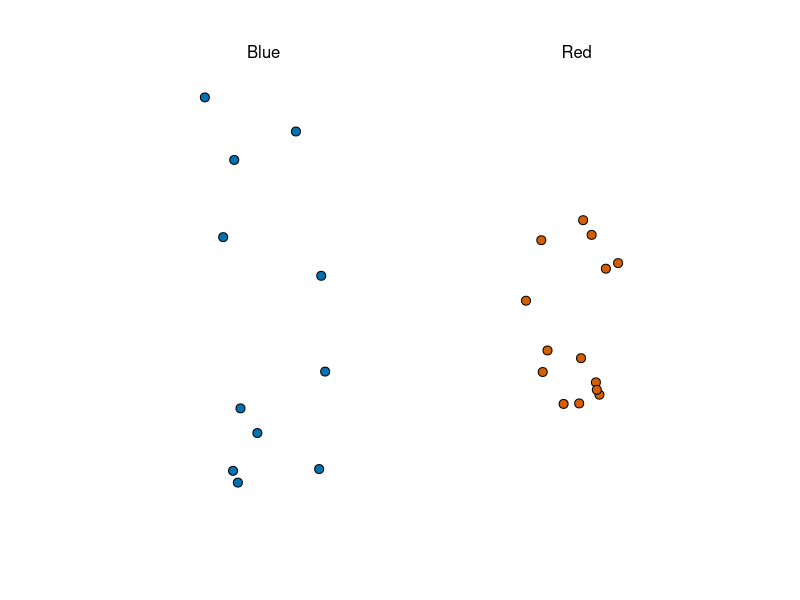
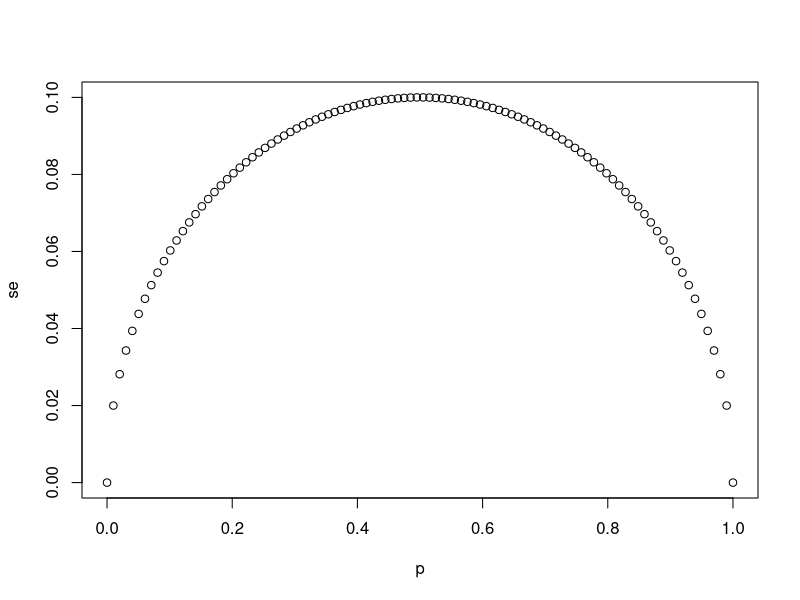
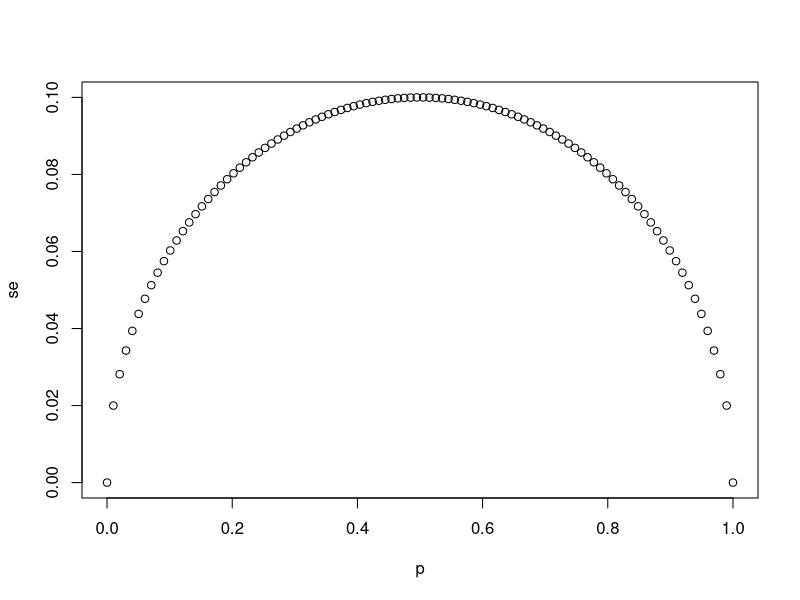
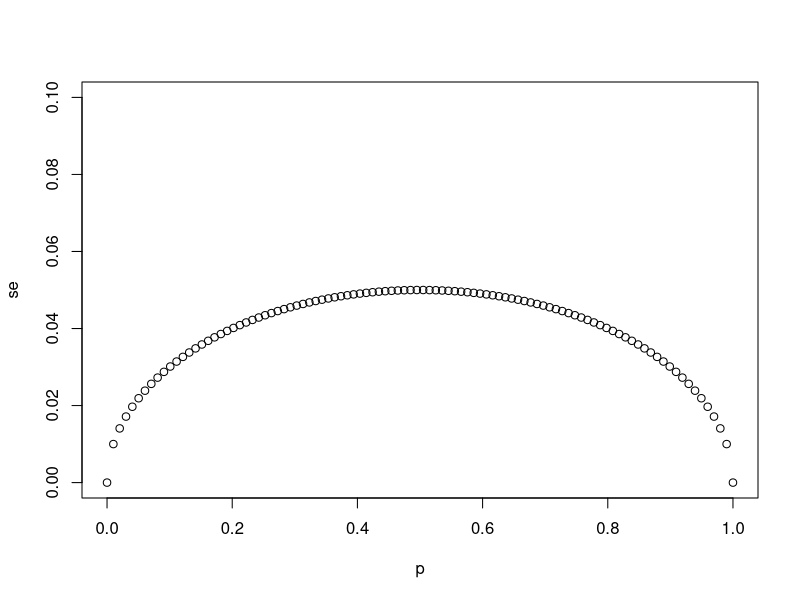
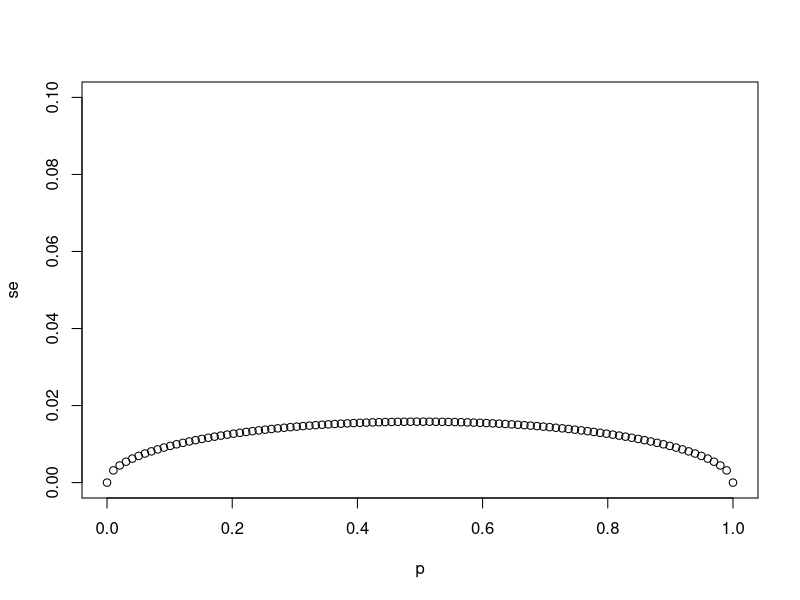
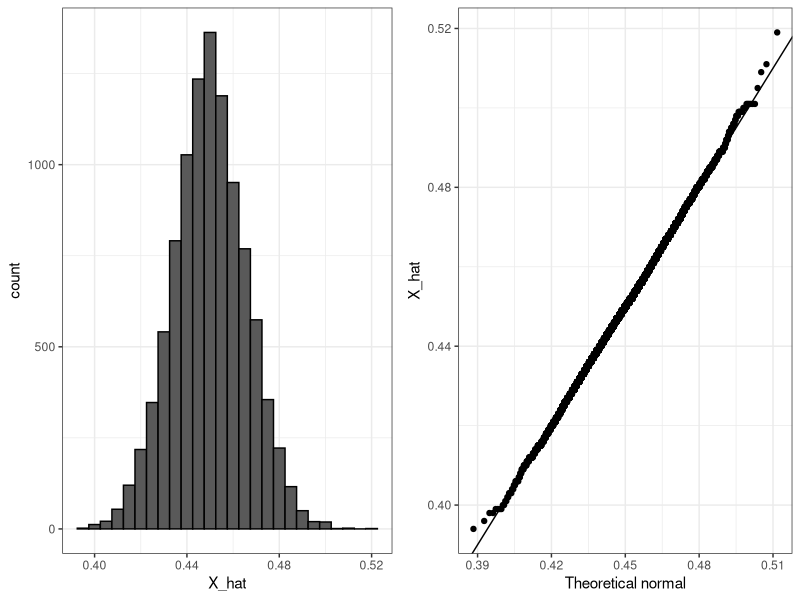
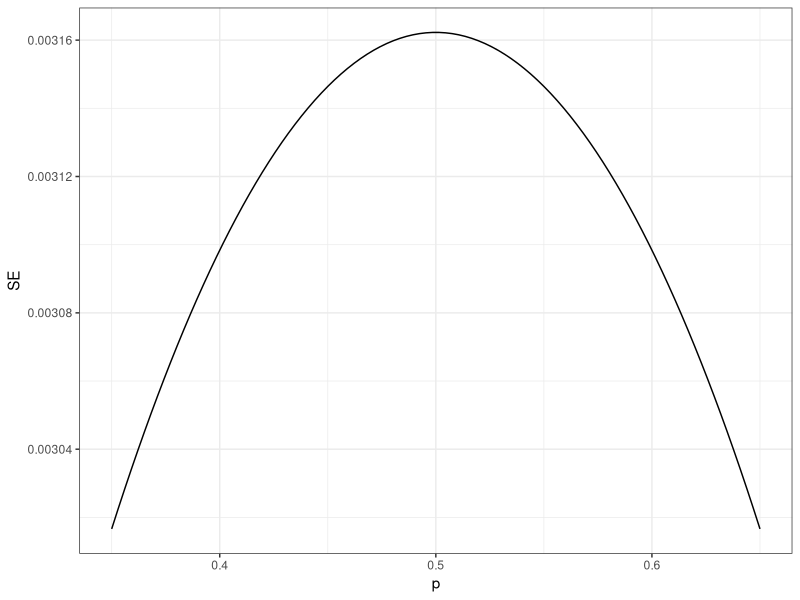
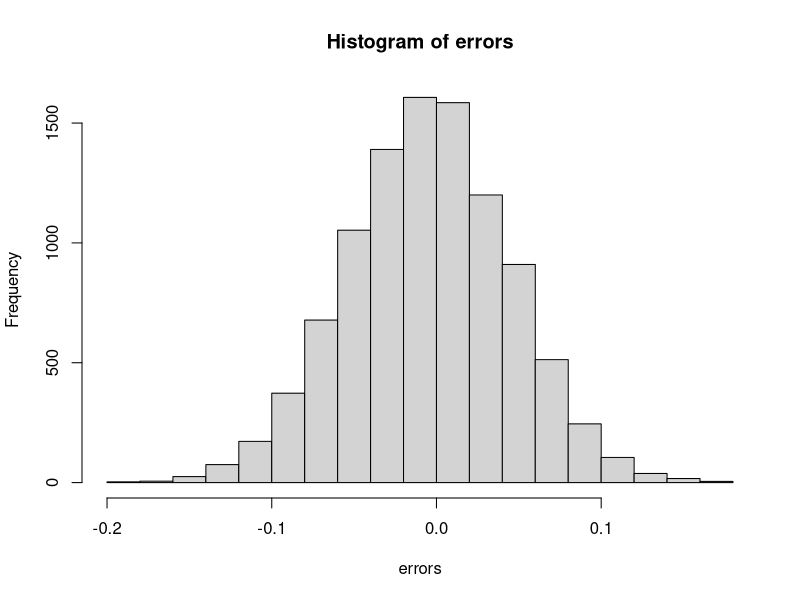

These figures' R source, in order:
# Interactive Notes for HarvardX Data Science: Inference & Modeling

library(tidyverse)
library(dslabs)
ds_theme_set()

# E(S) = 25p
take_poll(25)

# Standard error of the sum formula
# (1 - 0) sqrt(p(1 - p)) = 
# sqrt(p(1 - p))

# Standard error of the average
# (SE(X-bar)) = sqrt(p(1 - p) / N)


# Parameters and Estimates

N <- 25
p  <- seq(0, 1, length = 100)
se <- sqrt(p * (1 - p) / N)
plot(p,se)


sample_sizes <- c(25, 100, 1000)

for(N in sample_sizes) {
  se <- sqrt(p * (1 - p) / N)
  plot(p, se, ylim = c(0,0.5/sqrt(25)))
}

# calculate the standard error of the spread 2X-bar - 1
# where p represents the proportion of democratic voters 0.45
N <- 25
p <- 0.45
2 * sqrt(p * (1 - p) /N) # 2X-bar - 1


# Central Limit Theorem
# 1. Distribution function for a sum of draws is approximately normal.
# 2. When dividing a normally distributed random variable by a nonrandom
#    constant the resulting random variable is also normally distributed.
# This implies that the distribution of X-bar is approximately normal.
# Pr * (Z <= .01 / sqrt(p * (1 - p) / N)) - Pr * (Z <= -.01 sqrt(p * (1 - p) / N))
# With CLT instead of p use X-bar in its place x̄
# SE^(x̄) = sqrt(x̄(1-x̄/ N))
X_hat <- 0.48
se <- sqrt(X_hat*(1-X_hat)/25)
se

pnorm(0.01/se) - pnorm(-0.01/se)
# With the CLT is determine what sample sizes are better and once we have
# those larger sample sizes we'll be able to provide a very good estimate
# and some very informative probablilites.

# Margin of Error of 2 errors
pnorm(2) - pnorm(-2)

# 95% is the most common value used to define margins of error


# A Monte Carlo simulation for the CLT 
# This will not run due to p is unknown
B <- 10000
N <- 1000
X_hat <- replicate(B, {
    X <- sample(c(0,1), size=N, replace=TRUE, prob=c(1-p, p))
    mean(X)
})

# assume p is 0.45 with poll of 1,00 beads or people
p <- 0.45
N <- 1000
X <- sample(c(0,1), size=N, replace=TRUE, prob=c(1-p, p))
X_hat <- mean(X)

# Then put it into a Monte Carlo simulation
B <- 10000
X_hat <- replicate(B, {
  X <- sample(c(0,1), size=N, replace=TRUE, prob=c(1-p, p))
  mean(X)
})

# Verify normal distribution with expected value 0.45 and 
# standard error of about 1.5%
mean(X_hat)
sd(X_hat)

# A histogram and qq plot of this X-hat data confirms that the
# normal approximation is accurate as well.

library(gridExtra)
p1 <- data.frame(X_hat=X_hat) %>% ggplot(aes(X_hat)) +
  geom_histogram(binwidth = 0.005, color="black")
p2 <- data.frame(X_hat=X_hat) %>% ggplot(aes(sample=X_hat)) +
  stat_qq(dparams = list(mean=mean(X_hat), sd=sd(X_hat))) +
  geom_abline() +
  ylab("X_hat") +
  xlab("Theoretical normal")
grid.arrange(p1,p2, nrow=1)


# Bias: Why not run a very large poll
# For a very large poll of ~100,000 people theory would tell us that
# we would predict the election almost perfectly. Since the largest
# possible margin of error is about 0.3%
N <- 100000
p <- seq(0.35, 0.65, length = 100)
SE <- sapply(p, function(x) 2*sqrt(x*(1-x)/N))
data.frame(p=p, SE=SE) %>% ggplot(aes(p, SE)) +
  geom_line()

# Running polls of a sample size of 100,000 is very expensive.
# Also people might lie to you.
# Theory has its limitation
# This is the bias which is 1-2% 


#####################################
# Assessment Chapter 2              #
#####################################

# 1. Write a function called `take_sample` that takes `p` and `N`
# as arguements and returns the average value of a randomly sampled
# population.
take_sample <- function(p, N) {
  sample <- sample(c(0,1), size=N, replace=TRUE, prob=c(1-p,p))
  mean(sample)
}
# Use the `set.seed` function to make sure your answer matches the 
# expected result after random sampling
set.seed(1)

# Define `p` as the proportion of Democrats in the population being
# polled
p <- 0.45

# Define `N` as the number of people polled
N <- 100

# Call the `take_sample` function to determine the sample average 
# of `N` randomly selected people from a population containing a 
# proportion of Democrats equal to `p`. Print this value to the console.
take_sample(p,N)

###############

# 2. Define `p` as the proportion of Democrats in the population being 
# polled
p <- 0.45

# Define `N` as the number of people polled
N <- 100

# The variable `B` specifies the number of times we want the sample to 
# be replicated
B <- 10000

# Use the `set.seed` function to make sure your answer matches the 
# expected result after random sampling
set.seed(1)

# Create an objected called `errors` that replicates subtracting the 
# result of the `take_sample` function from `p` for `B` replications
errors <- replicate(B, p - take_sample(p, N))

# Calculate the mean of the errors. Print this value to the console.
mean(errors)

###############

# 3. Use hist function to plot a histogram of the values contained
# in the vector errors. Which statement best describes the distribution
# of the errors?
hist(errors)

# C - The errors are symmetrically distributed around 0

###############

# 4. Define `p` as the proportion of Democrats in the population being 
# polled
p <- 0.45

# Define `N` as the number of people polled
N <- 100

# The variable `B` specifies the number of times we want the sample to
# be replicated
B <- 10000

# Use the `set.seed` function to make sure your answer matches the
# expected result after random sampling
set.seed(1)

# We generated `errors` by subtracting the estimate from the actual
# proportion of Democratic voters
errors <- replicate(B, p - take_sample(p, N))

# Calculate the mean of the absolute value of each simulated error.
# Print this value to the console. What is the average size of the 
# error if we define the size by taking the absolute value 
# abs(p - x-bar)?
mean(abs(errors))

###############

# 5. Define `p` as the proportion of Democrats in the population being polled
p <- 0.45

# Define `N` as the number of people polled
N <- 100

# The variable `B` specifies the number of times we want the sample to be 
# replicated
B <- 10000

# Use the `set.seed` function to make sure your answer matches the 
# expected result after random sampling
set.seed(1)

# We generated `errors` by subtracting the estimate from the actual 
# proportion of Democratic voters
errors <- replicate(B, p - take_sample(p, N))

# Calculate the standard deviation of `errors`
sqrt(mean(errors^2))

###############

# 6. Define `p` as the expected value equal to 0.45
p <- 0.45

# Define `N` as the sample size
N <- 100

# Calculate the standard error
sqrt(p*(1-p)/N)

###############

# 7. Define `p` as a proportion of Democratic voters to simulate
p <- 0.45

# Define `N` as the sample size
N <- 100

# Use the `set.seed` function to make sure your answer matches the 
# expected result after random sampling
set.seed(1)

# Define `X` as a random sample of `N` voters with a probability of
# picking a Democrat ('1') equal to `p`
X <- sample(c(0,1), size=N, replace=TRUE, prob=c(1-p,p))

# Define `X_bar` as the average sampled proportion
X_bar <- mean(X)

# Calculate the standard error of the estimate. Print the result to
# the console.
sqrt(X_bar * (1 - X_bar) / N)

###############

# 8. Create a plot of the largest standard error for N ranging from 
# 100 to 5,000. Based on this plot, how large does the sample size 
# have to be to have a standard error of about 1%?

N <- seq(100, 5000, len = 100)
p <- 0.5
se <- sqrt(p*(1-p)/N)
plot(N, se)

# B - 500 for sample size to be about 1%

###############

# 9. For N = 100, the CLT tells us that the distribution of X-hat is?

# B - approximately normal with expected value p and standard error 
# sqrt(p * (1 - p) / N)

###############

# 10. Based on the answer from exercise 8, errors $\bat{X} - p$ are:

# B - approximately normal with expected value 0 and standard error
# sqrt(p * (1 - p) / N)

###############

# 11. Define `p` as the proportion of Democrats in the population 
# being polled
p <- 0.45

# Define `N` as the number of people polled
N <- 100

# The variable `B` specifies the number of times we want the sample
# to be replicated
B <- 10000

# Use the `set.seed` function to make sure your answer matches the 
# expected result after random sampling
set.seed(1)

# Generate `errors` by subtracting the estimate from the actual 
# proportion of Democratic voters
errors <- replicate(B, p - take_sample(p, N))

# Generate a qq-plot of `errors` with a qq-line showing a normal 
# distribution
qqnorm(errors)
qqline(errors)

###############

# 12. If p = 0.45 and N = 100, use the CLT to estimate the proabability
# that X_bar > 0.5.

# Define `p` as the proportion of Democrats in the population 
# being polled
p <- 0.45

# Define `N` as the number of people polled
N <- 100

# Calculate the probability that the estimated proportion of 
# Democrats in the population is greater than 0.5. Print this value 
# to the console. Use pnorm to define the probability that a value will be 
# greater than 0.5.
1 - pnorm(0.5, p, sqrt(p * (1 - p) / N))

###############

# 13. Assume you are in a practical situation and you don't know p. 
# Take a sample of size N = 100 and obtain a sample average of
# X-bar = 0.51.
#
# What is the CLT approximation for the probability that your error
# is equal or larger than 0.01?
#
# Calculate the standard error of the sample average using sqrt()
#
# Use pnorm twice to define the probabilities that a value will be 
# less than 0.01 or -0.01.
#
# Calculate the probability that the error will be 0.01 or larger.
#
# Define `N` as the number of people polled
N <-100

# Define `X_hat` as the sample average
X_hat <- 0.51

# Define `se_hat` as the standard error of the sample average
se_hat <- sqrt(p * (1 - p) / N)

# Calculate the probability that the error is 0.01 or larger
1 - pnorm(0.01, 0, se_hat) + pnorm(-0.01, 0, se_hat)

#####################################
# Assessment Chapter 2 End          #
#####################################

# Confidence intervalls and p-values
